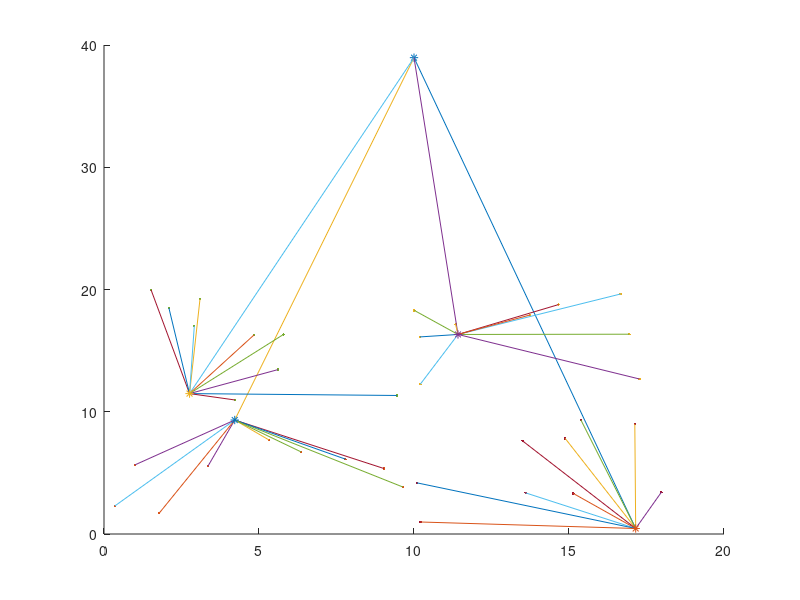
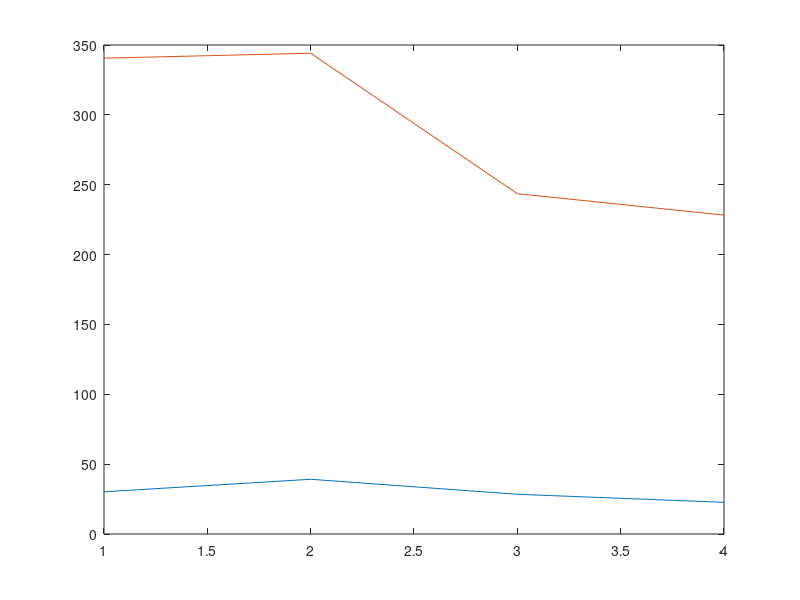

Write the MATLAB code that produced these figures, in order.
clear;
figure(1);
hold on;
nodes = 40;
basex = 10;
basey = rand(1,1)*10+30;
plot(basex,basey,'*');


%cluster 1
 
    xcord1 = rand(1,10)*10;
    ycord1 = rand(1,10)*10;
    plot(xcord1,ycord1,'.');
    for i=1:10
        x = xcord1(i);
        y = ycord1(i);
        distance = sqrt((x-basex)^2 + (y-basey)^2);
        minimum = 1000;
        if distance<minimum 
            minimum = distance;
            headx1 = x;
            heady1 = y;
        end
    end
    plot([headx1,basex], [heady1,basey]);
    for i=1:10
        plot([xcord1(i),headx1],[ycord1(i),heady1]);
    end;
    dist = 0;
    for i=1:10
        dist = dist+sqrt((xcord1(i)-basex)^2 + (ycord1(i)-basey)^2);
    end
    head_dist(1) = minimum;
    node_dist(1) = dist;
    
    
        
    
%cluster 2

    xcord2 = rand(1,10)*10 + 10;
    ycord2 = rand(1,10)*10;
    plot(xcord2,ycord2,'.');

    for i=1:10
        x = xcord2(i);
        y = ycord2(i);
        distance = sqrt((x-basex)^2 + (y-basey)^2);
        minimum = 1000;
        if distance<minimum 
            minimum = distance;
            headx2 = x;
            heady2 = y;
        end
    end
    plot([headx2,basex], [heady2,basey]);
    for i=1:10
        plot([xcord2(i),headx2],[ycord2(i),heady2]);
    end;
    
    dist = 0;
    for i=1:10
        dist = dist+sqrt((xcord2(i)-basex)^2 + (ycord2(i)-basey)^2);
    end
    head_dist(2) = minimum;
    node_dist(2) = dist;
    
    
    
%cluster 3
    xcord3 = rand(1,10)*10;
    ycord3 = rand(1,10)*10 + 10;
    plot(xcord3,ycord3,'.');

    for i=1:10
        x = xcord3(i);
        y = ycord3(i);
        distance = sqrt((x-basex)^2 + (y-basey)^2);
        minimum = 1000;
        if distance<minimum 
            minimum = distance;
            headx3 = x;
            heady3 = y;
        end
    end
    plot([headx3,basex], [heady3,basey]);
    for i=1:10
        plot([xcord3(i),headx3],[ycord3(i),heady3]);
    end;
    dist = 0;
    for i=1:10
        dist = dist+sqrt((xcord3(i)-basex)^2 + (ycord3(i)-basey)^2);
    end
    head_dist(3) = minimum;
    node_dist(3) = dist;
    
    
    
%cluster 4
    xcord4 = rand(1,10)*10 + 10;
    ycord4 = rand(1,10)*10 + 10;
    plot(xcord4,ycord4,'.');
    
    for i=1:10
        x = xcord4(i);
        y = ycord4(i);
        distance = sqrt((x-basex)^2 + (y-basey)^2);
        minimum = 1000;
        if distance<minimum 
            minimum = distance;
            headx4 = x;
            heady4 = y;
        end
    end
     plot([headx4,basex], [heady4,basey]);
     for i=1:10
        plot([xcord4(i),headx4],[ycord4(i),heady4]);
    end;
    
    dist = 0;
    for i=1:10
        dist = dist+sqrt((xcord4(i)-basex)^2 + (ycord4(i)-basey)^2);
    end
    head_dist(4) = minimum;
    node_dist(4) = dist;
    
    plot(headx1,heady1,'*');
    plot(headx2,heady2,'*');
    plot(headx3,heady3,'*');
    plot(headx4,heady4,'*');

    figure(2);
    plot(head_dist);
    hold on;
    plot(node_dist);
